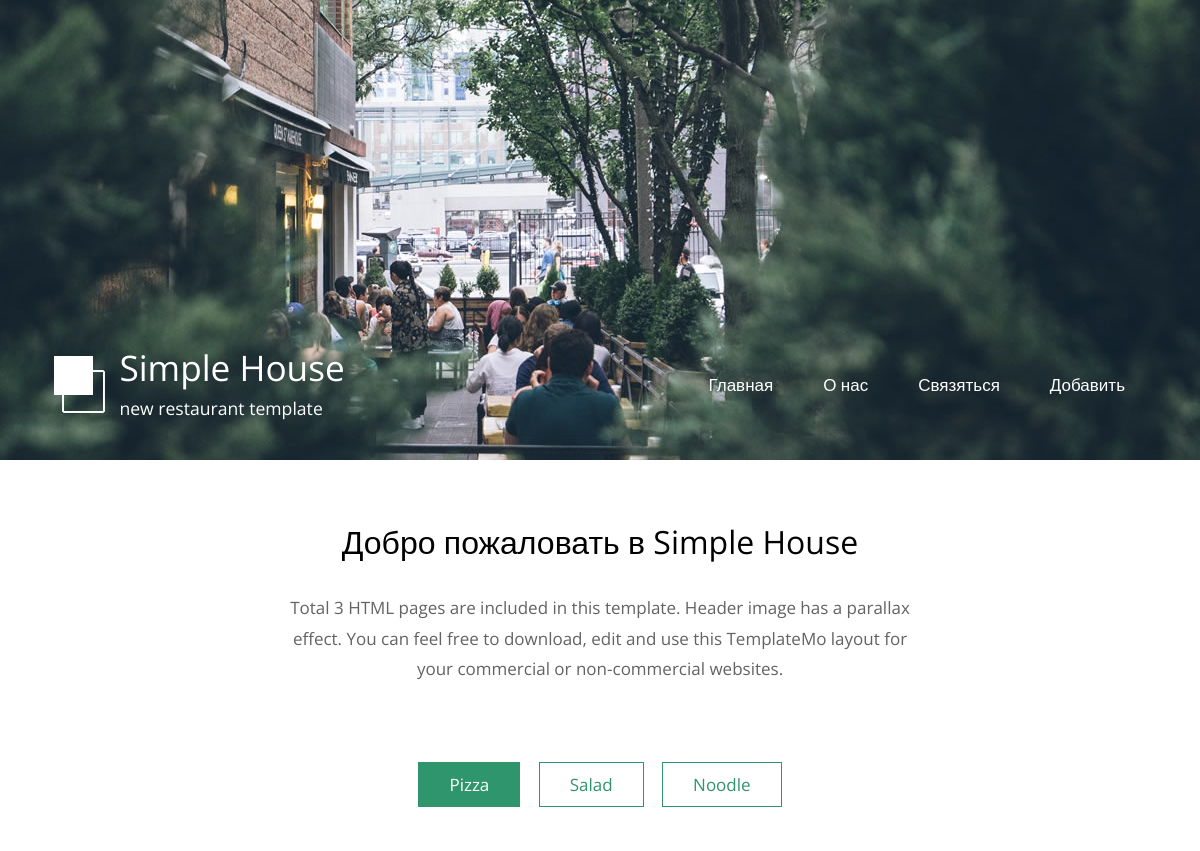
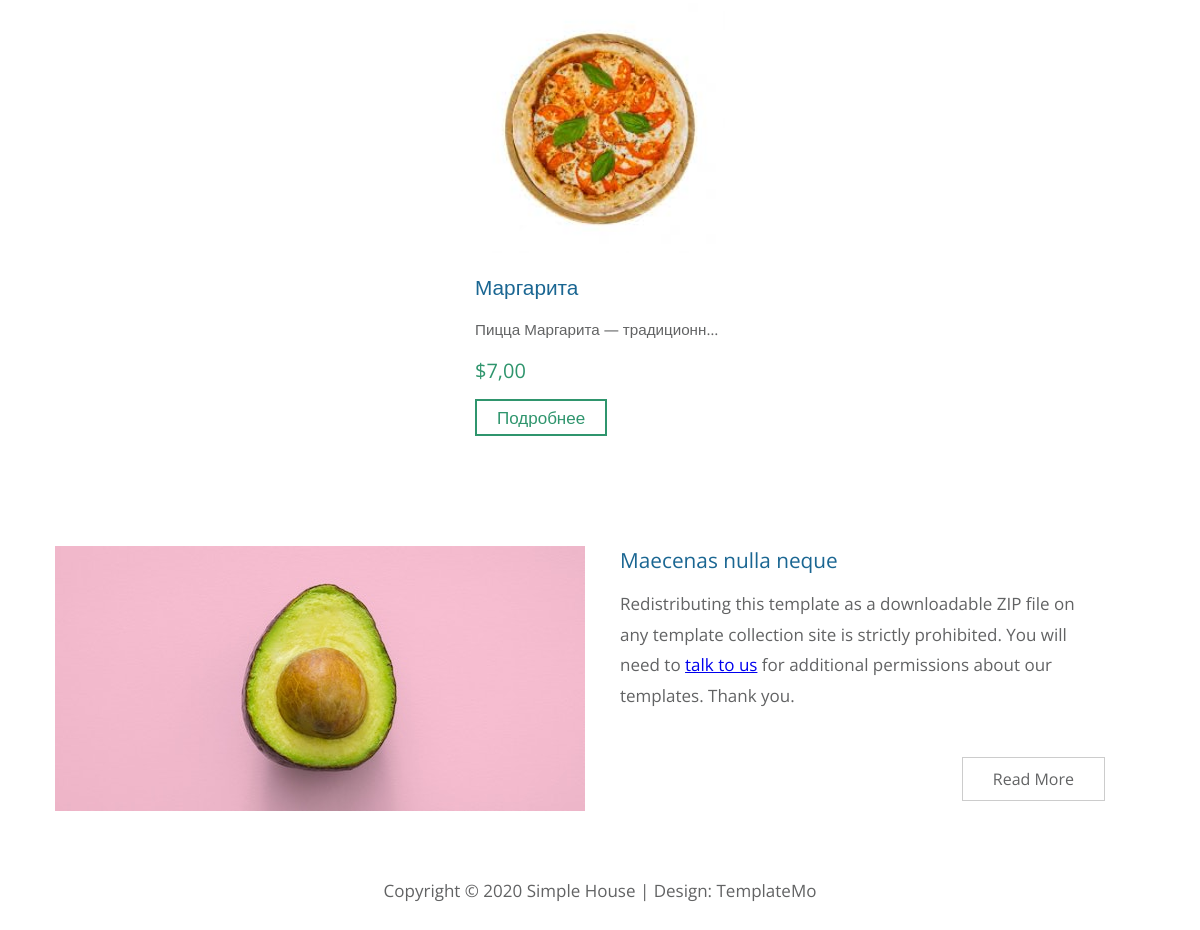
The page / on the database its author committed (2 pictures, top to bottom).
### app/models.py (models this page shows, shortened)
class Food(models.Model):
    title = models.CharField(max_length=123)
    category = models.ForeignKey(Category, on_delete=models.CASCADE)
    img = models.ImageField(upload_to='media/food_images')
    description = models.TextField()
    price = models.DecimalField(decimal_places=2, max_digits=12)
    class Meta:
        verbose_name = 'Блюдо'
        verbose_name_plural = 'Блюда'

### app/views.py (the view)
# urls.py: path('', views.index_view, name='index'),
def index_view(request):
    pizza = Category.objects.get(title='Пицца')
    salad = Category.objects.get(title='Салат')
    noodle = Category.objects.get(title='Лапша')
    pizzas = Food.objects.filter(category=pizza)
    salads = Food.objects.filter(category=salad)
    noodles = Food.objects.filter(category=noodle)
    return render(request=request, template_name='app/index.html', context={'pizzas': pizzas, 'salads': salads, 'noodles': noodles})

### app/templates/app/index.html (shortened to what this page needs)
{% extends 'base.html' %}
{% load static %}
	{% block content %}
		<main>
			<header class="row tm-welcome-section">
				<h2 class="col-12 text-center tm-section-title">Добро пожаловать в Simple House</h2>
				<p class="col-12 text-center">Total 3 HTML pages are included in this template. Header image has a parallax effect. You can feel free to download, edit and use this TemplateMo layout for your commercial or non-commercial websites.</p>
			</header>
			<div class="tm-paging-links">
				<nav>
					<ul>
						<li class="tm-paging-item"><a href="#" class="tm-paging-link active">Pizza</a></li>
						<li class="tm-paging-item"><a href="#" class="tm-paging-link">Salad</a></li>
						<li class="tm-paging-item"><a href="#" class="tm-paging-link">Noodle</a></li>
					</ul>
				</nav>
			</div>
			<div class="row tm-gallery">
				<div id="tm-gallery-page-pizza" class="tm-gallery-page">
					{% for pizza in pizzas %}
					<article class="col-lg-3 col-md-4 col-sm-6 col-12 tm-gallery-item">
						<figure>
							<img src="{{ pizza.img.url }}" alt="Image" class="img-fluid tm-gallery-img" style="max-width: none;height: 250px;width: 250px;"/>
							<figcaption>
								<h4 class="tm-gallery-title">{{ pizza.title }}</h4>
								<p class="tm-gallery-description" style="margin-bottom: 10px;">{{ pizza.description }}</p>
								<p class="tm-gallery-price" style="margin-bottom: 10px;">${{ pizza.price }}</p>
								<a href="{% url 'detail' pizza.id %}"><button class="btn007">Подробнее</button></a>
							</figcaption>
						</figure>
					</article>
					{% endfor %}
				</div>
			</div>
			<div class="tm-section tm-container-inner">
				<div class="row">
					<div class="col-md-6">
						<figure class="tm-description-figure">
							<img src="{% static 'img/img-01.jpg' %}" alt="Image" class="img-fluid" />
						</figure>
					</div>
					<div class="col-md-6">
						<div class="tm-description-box">
							<h4 class="tm-gallery-title">Maecenas nulla neque</h4>
							<p class="tm-mb-45">Redistributing this template as a downloadable ZIP file on any template collection site is strictly prohibited. You will need to <a rel="nofollow" href="https://templatemo.com/contact">talk to us</a> for additional permissions about our templates. Thank you.</p>
							<a href="{% url 'about' %}" class="tm-btn tm-btn-default tm-right">Read More</a>
						</div>
					</div>
				</div>
			</div>
		</main>
	{% endblock %}

### app/templates/base.html (shortened to what this page needs)
{% load static %}
<html lang="en">
<head>
	<link href="{% static 'css/templatemo-style.css' %}" rel="stylesheet" />
	<link href="{% static 'css/style.css' %}" rel="stylesheet" />
</head>
<body>
	<div class="container">
		<div class="placeholder">
			<div class="parallax-window" data-parallax="scroll" data-image-src="{% static 'img/simple-house-01.jpg' %}">
				<div class="tm-header">
					<div class="row tm-header-inner">
						<div class="col-md-6 col-12">
							<img src="{% static 'img/simple-house-logo.png' %}" alt="Logo" class="tm-site-logo" />
							<div class="tm-site-text-box">
								<h1 class="tm-site-title">Simple House</h1>
								<h6 class="tm-site-description">new restaurant template</h6>
							</div>
						</div>
						<nav class="col-md-6 col-12 tm-nav">
							<ul class="tm-nav-ul">
								<li class="tm-nav-li"><a href="{% url 'index' %}" class="tm-nav-link">Главная</a></li>
								<li class="tm-nav-li"><a href="{% url 'about' %}" class="tm-nav-link">О нас</a></li>
								<li class="tm-nav-li"><a href="{% url 'contact' %}" class="tm-nav-link">Связяться</a></li>
								<li class="tm-nav-li"><a href="{% url 'food_create' %}" class="tm-nav-link">Добавить</a></li>
							</ul>
						</nav>
					</div>
				</div>
			</div>
		</div>
	<main>
		{% block content %}
		{% endblock %}
	</main>
	<footer class="tm-footer text-center">
			<p>Copyright &copy; 2020 Simple House
            | Design: <a rel="nofollow" href="https://templatemo.com">TemplateMo</a></p>
		</footer>
	</div>
</body>
</html>

### static/css/style.css (style rules this page uses)
figcaption a { text-decoration: none; }
.content h2, p { margin-bottom: 10px; }
main { position: relative; z-index: 9999; background-color: white; height: auto; }
.tm-welcome-section { margin: 0 auto; padding: 60px 0; }
.tm-gallery-description { white-space: nowrap; overflow: hidden; text-overflow: ellipsis; }

### rows shown on the page
Food: img (picture), title "Маргарита", description "Пицца Маргарита — традиционн…", price "7,00"
